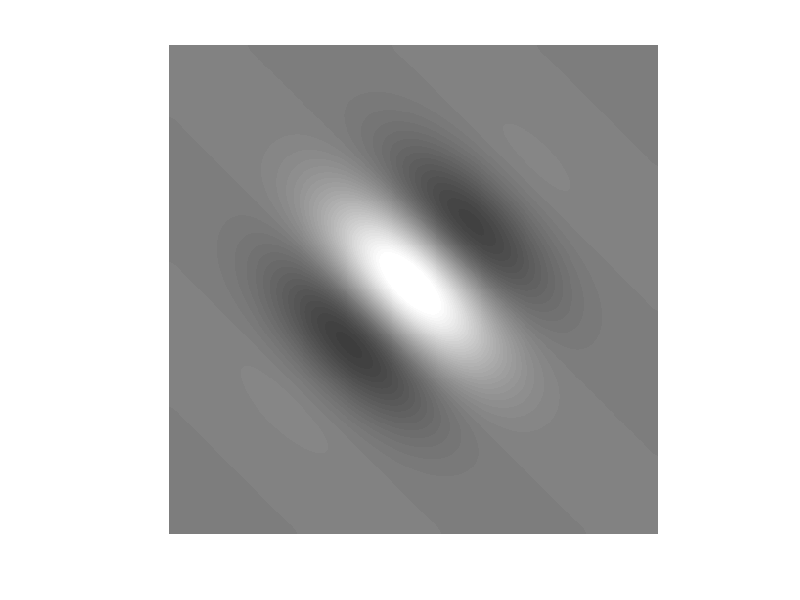

Recreate this plot in MATLAB. (Note: this script raises an error after producing the figure.)
    
for frame = 1:100

    angle = 6;
    
    gabor = zeros(50, 50);
    
    x_std = 7.5;
    y_std = 7.5;
    k = .30;
    offset = frame /100 * 2 *pi;
    angle = angle*pi/8;
    
    for x = 1:50
    
        x_coordinate = x - 25;
    
        for y = 1:50
    
            y_coordinate = y - 25;
    
            gabor(x, y) = 1/(2*pi*x_std*y_std)*exp(-x_coordinate^2/(2*x_std^2) - y_coordinate^2/(2*y_std^2))*cos(k*(x_coordinate*cos(angle) + y_coordinate*sin(angle)) - offset);
    
        end
    
    end

    gabor = gabor / .005;
    gabor = gabor + .5;

    h = figure;

    gabor = imresize(gabor, 10);
    
    imshow(gabor);
    
    set(gcf,'color','w');
    
    %set(gca,'ZColor','none')
   
    pic = getframe(h);
    im = frame2im(pic);
    [imind, cm] = rgb2ind(im, 256);

    if frame == 1

        imwrite(imind, cm, "complex.gif", 'gif', 'DelayTime', 0.025, 'Loopcount', inf); 

    else

        imwrite(imind, cm, "complex.gif", 'gif', 'DelayTime', 0.025, 'WriteMode', 'append'); 

    end 
    
    close;

end